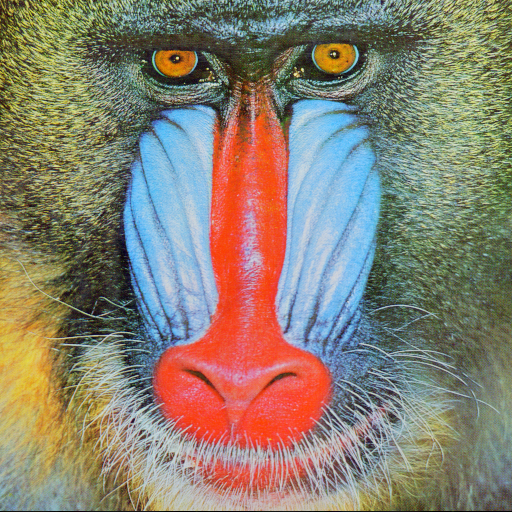
#> input picture baboon.png, 512 x 512 px, found by its file name
$ jupyter execute t2-Copy1.ipynb
#> lines starting #> are read from the running program, lines starting #| are printed output that depends on the picture
[cell 1]
import numpy as np
from skimage import io, color
import matplotlib.pyplot as plt

https://www.ic.unicamp.br/~helio/disciplinas/MO443/trabalho2.pdf

## Reading the image

[cell 2]
channel = 2

[cell 3]
img = io.imread("baboon.png")
#> img is the input picture: shape (512, 512, 3); mean R, G, B 137.4, 128.9, 113.1
io.imshow(img)
io.show()

[cell 4]
img.shape
#> Out = (512, 512, 3)

### Converting to CIELab

[cell 5]
lab = color.rgb2hsv(img)
#> lab: shape (512, 512, 3) float64; mean of channels 0, 1, 2 0.338, 0.376, 0.625
lab.shape
#> Out = (512, 512, 3)

[cell 6]
#Define the threshold value to define the 0 or 1
# threshold = lab[:,:,channel].max() / 2

## Appling the mask

[cell 7]
#Set the luminance channel to be used
luminance = lab[:,:,channel]
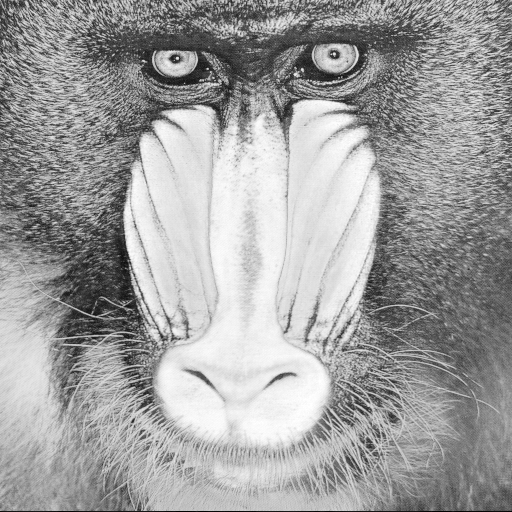
#> luminance: shape (512, 512) float64; min 0, max 1, mean 0.625

#Define the matriz with erro of each pixel
# erro = np.zeros([luminance.shape[0], luminance.shape[1]])

#Output image
# g = luminance.copy()
# g =  np.ones([luminance.shape[0], luminance.shape[1]])

[cell 8]
# lab2 = lab.copy()

[cell 9]
def create_middle_tons(luminance, g, mask, limit=1):
    """
    Loop to apply the middle tons mask in each pixel of the image
    """
#> called with limit = 1
    #loop to check all pixels of the image
    for row in range(luminance.shape[0]-limit):
        for collumn in range(luminance.shape[1]-limit):
            if (luminance[row][collumn] * 255) < threshold:
                g[row][collumn] = 0
            else:
                g[row][collumn] = 1

            erro = luminance[row][collumn] - g[row][collumn] * 255

            #Applyig the mask
            luminance[row+1][collumn] += (7/16) * erro
            luminance[row-1][collumn-1] += (3/16) * erro
            luminance[row][collumn+1] += (5/16) * erro
            luminance[row+1][collumn+1] += (1/16) * erro
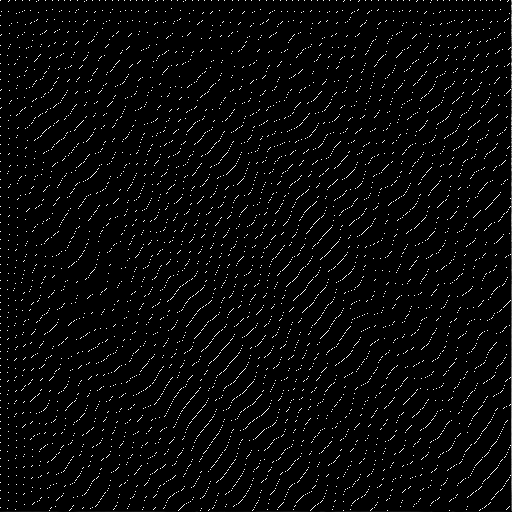
#> g: shape (512, 512) float64; min 0, max 1, mean 0.0283
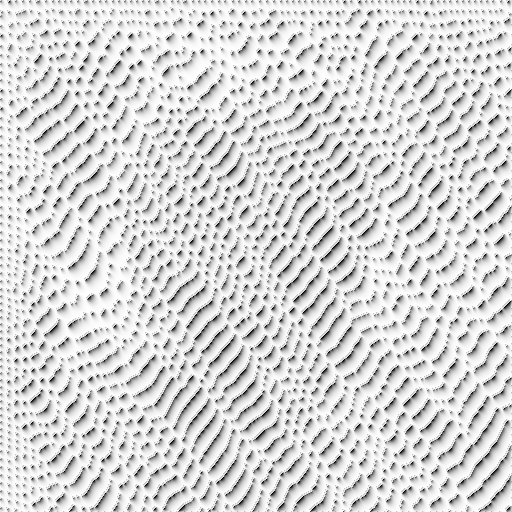
#> luminance: shape (512, 512) float64; min -215.2, max 0.957, mean -32.88; drawn with min black and max white
    return luminance

## Mask functions

[cell 10]
def mask_Steinberg(luminance, erro, row, collumn):
    """
    Apply the Floyd e Steinberg in a pixel of the image, and return the luminance and erro;
    """
    luminance[row+1][collumn] += (7/16) * erro
    luminance[row-1][collumn-1] += (3/16) * erro
    luminance[row][collumn+1] += (5/16) * erro
    luminance[row+1][collumn+1] += (1/16) * erro

    return luminance

## Aplying the masks

[cell 11]
threshold = 128

[cell 12]
def normalize_luminance(luminance):


    return  (luminance - np.min(luminance)) / (np.max(luminance) - np.min(luminance))

[cell 13]
#Floyd e Steinberg Result
lab_Steinberg = lab.copy()
luminance_Steinberg = luminance.copy()
g_Steinberg = luminance.copy()

luminance_Steinberg = create_middle_tons(luminance.copy(), luminance.copy(), mask_Steinberg)

# first = (luminance_Steinberg * np.min(luminance_Steinberg))
# second = (np.max(luminance_Steinberg) * np.min(luminance_Steinberg))
# lab_Steinberg[:,:,channel] =  first/ second
lab_Steinberg[:,:,channel] = luminance_Steinberg
#> lab_Steinberg: shape (512, 512, 3) float64; mean of channels 0, 1, 2 0.338, 0.376, -32.88
#> `[cell 13]`:
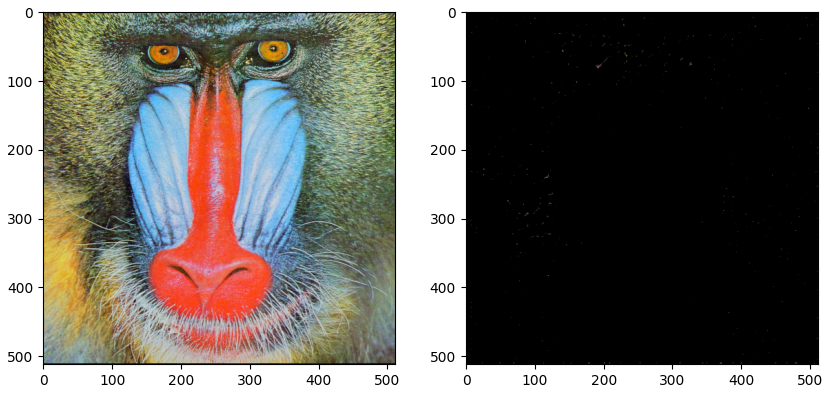
#> figure drawn by matplotlib, 2 panels

#Plot the results
fig, (ax0, ax1) = plt.subplots(ncols=2, figsize=(10, 8))
ax0.imshow(img)
ax1.imshow(color.hsv2rgb(lab_Steinberg))

# [4 lines of commented-out code are left out]

[cell 14]
plt.imshow(lab_Steinberg)
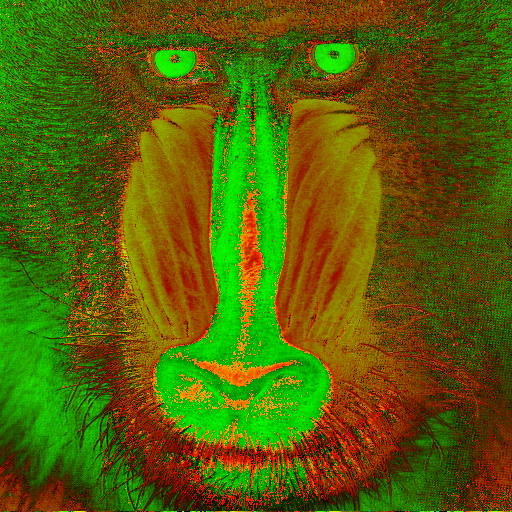
#> shown: shape (512, 512, 3) float64; mean R, G, B 0.338, 0.376, 0.000826

[cell 15]
Image = np.clip(color.rgb2hsv(lab_Steinberg), 0, 1)
#> Image: shape (512, 512, 3) float64; mean of channels 0, 1, 2 0.168, 0.999, 0.513
plt.imshow(Image)

$ run again, with peppers.png copied over baboon.png
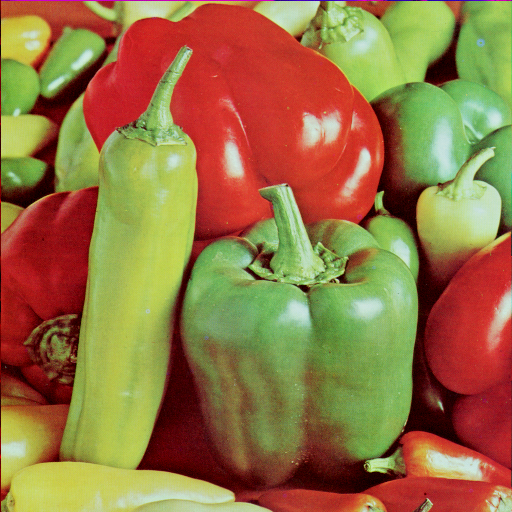
#> input picture peppers.png, 512 x 512 px, found by its file name
#> img is the input picture: shape (512, 512, 3); mean R, G, B 149.8, 115.6, 66.5
#> lab: shape (512, 512, 3) float64; mean of channels 0, 1, 2 0.25, 0.637, 0.65
#> after the loop in create_middle_tons, `for row in range(luminance.shape[0]-limit):`:
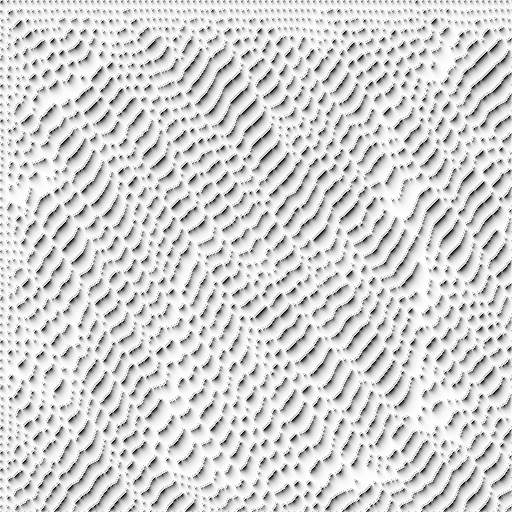
#> luminance: shape (512, 512) float64; min -215.1, max 1.11, mean -34.35; drawn with min black and max white
#> lab_Steinberg: shape (512, 512, 3) float64; mean of channels 0, 1, 2 0.25, 0.637, -34.35
#> `[cell 14] plt.imshow(lab_Steinberg)`:
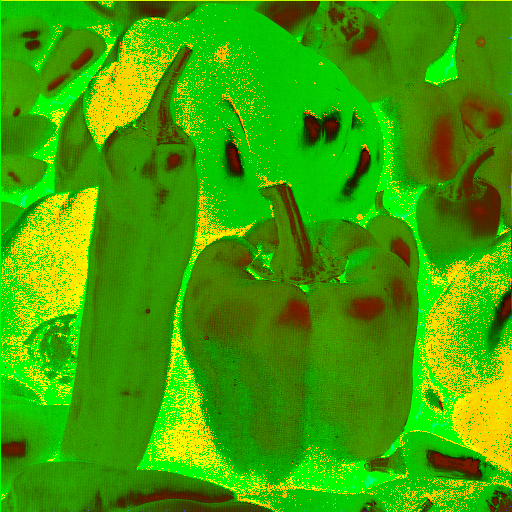
#> shown: shape (512, 512, 3) float64; mean R, G, B 0.25, 0.637, 0.00168
#> Image: shape (512, 512, 3) float64; mean of channels 0, 1, 2 0.176, 1, 0.661
